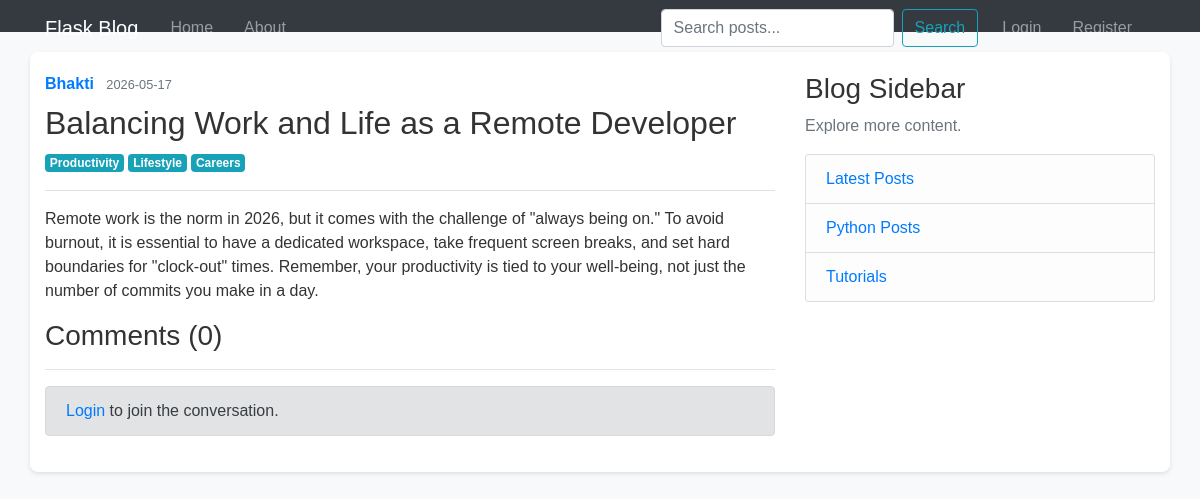
Page /post/9 on the committed database.
### flaskblog/models.py (models this page shows, shortened)
class User(db.Model, UserMixin):
    id = db.Column(db.Integer, primary_key=True)
    username = db.Column(db.String(20), unique=True, nullable=False)
    email = db.Column(db.String(120), unique=True, nullable=False)
    image_file = db.Column(db.String(20), nullable=False, default='default.jpg')
    password = db.Column(db.String(60), nullable=False)
    posts = db.relationship('Post', backref='author', lazy=True)
    comments = db.relationship('Comment', backref='author', lazy=True)

class Post(db.Model):
    id = db.Column(db.Integer, primary_key=True)
    title = db.Column(db.String(100), nullable=False)
    date_posted = db.Column(db.DateTime, nullable=False, default=datetime.now)
    content = db.Column(db.Text, nullable=False)
    user_id = db.Column(db.Integer, db.ForeignKey('user.id'), nullable=False)
    tags = db.relationship('Tag', secondary=post_tags, backref=db.backref('posts', lazy='dynamic'))
    comments = db.relationship('Comment', backref='post', lazy=True, cascade="all, delete-orphan")

class Tag(db.Model):
    id = db.Column(db.Integer, primary_key=True)
    name = db.Column(db.String(50), unique=True, nullable=False)

### flaskblog/routes.py (the view, shortened to what this page needs)
@app.route("/post/<int:post_id>", methods=['GET', 'POST'])
def post(post_id):
    post = Post.query.get_or_404(post_id)
    form = CommentForm() # This defines the 'form' variable for the template
    return render_template('post.html', title=post.title, post=post, form=form)

### flaskblog/forms.py
class CommentForm(FlaskForm):
    content = TextAreaField('Comment', validators=[DataRequired()])
    submit = SubmitField('Add Comment')

### flaskblog/templates/post.html (shortened to what this page needs)
{% extends "layout.html" %}
{% block content %}
  <article class="media content-section">
    <div class="media-body">
      <div class="article-metadata">
        <a class="mr-2 font-weight-bold" href="#">{{ post.author.username }}</a>
        <small class="text-muted">{{ post.date_posted.strftime('%Y-%m-%d') }}</small>
      </div>
      <h2 class="article-title mt-2">{{ post.title }}</h2>
      <div class="mb-3">
          {% for tag in post.tags %}
              <a class="badge badge-info" href="{{ url_for('tag_posts', tag_name=tag.name) }}">{{ tag.name }}</a>
          {% endfor %}
      </div>
      <div class="article-content border-top pt-3">
        {{ post.content | safe }}
      </div>
    </div>
  </article>
  <div class="content-section">
    <h3>Comments ({{ post.comments|length }})</h3>
    <hr>
    {% if current_user.is_authenticated %}
        <form method="POST" action="">
            {{ form.hidden_tag() }}
            <fieldset class="form-group">
                <legend class="border-bottom mb-4">Leave a Comment</legend>
                <div class="form-group">
                    {{ form.content.label(class="form-control-label") }}
                    {% if form.content.errors %}
                        {{ form.content(class="form-control form-control-lg is-invalid") }}
                        <div class="invalid-feedback">
                            {% for error in form.content.errors %}
                                <span>{{ error }}</span>
                            {% endfor %}
                        </div>
                    {% else %}
                        {{ form.content(class="form-control form-control-lg") }}
                    {% endif %}
                </div>
            </fieldset>
            <div class="form-group">
                {{ form.submit(class="btn btn-outline-info") }}
            </div>
        </form>
    {% else %}
        <div class="alert alert-secondary mt-3">
            <a href="{{ url_for('login') }}">Login</a> to join the conversation.
        </div>
    {% endif %}
  </div>
{% endblock content %}

### flaskblog/static/main.css (style rules this page uses)
body { background-color: #f8f9fa; font-family: Arial, sans-serif; color: #333; }

### rows in the picture
User: author.username "Bhakti"
Post: date_posted "2026-05-17", title "Balancing Work and Life as a Remote Developer", content "Remote work is the norm in 2026, but it comes with the challenge of \"always being on.\" To avoid burnout, it is essential to have a dedicated workspace, take frequent screen breaks, and set hard boundaries for \"clock-out\" times. Remember, your productivity is tied to your well-being, not just the number of commits you make in a day."
Tag: name "Productivity"
Tag: name "Lifestyle"
Tag: name "Careers"

### other values in the picture
{{ post.comments|length }} "0"
